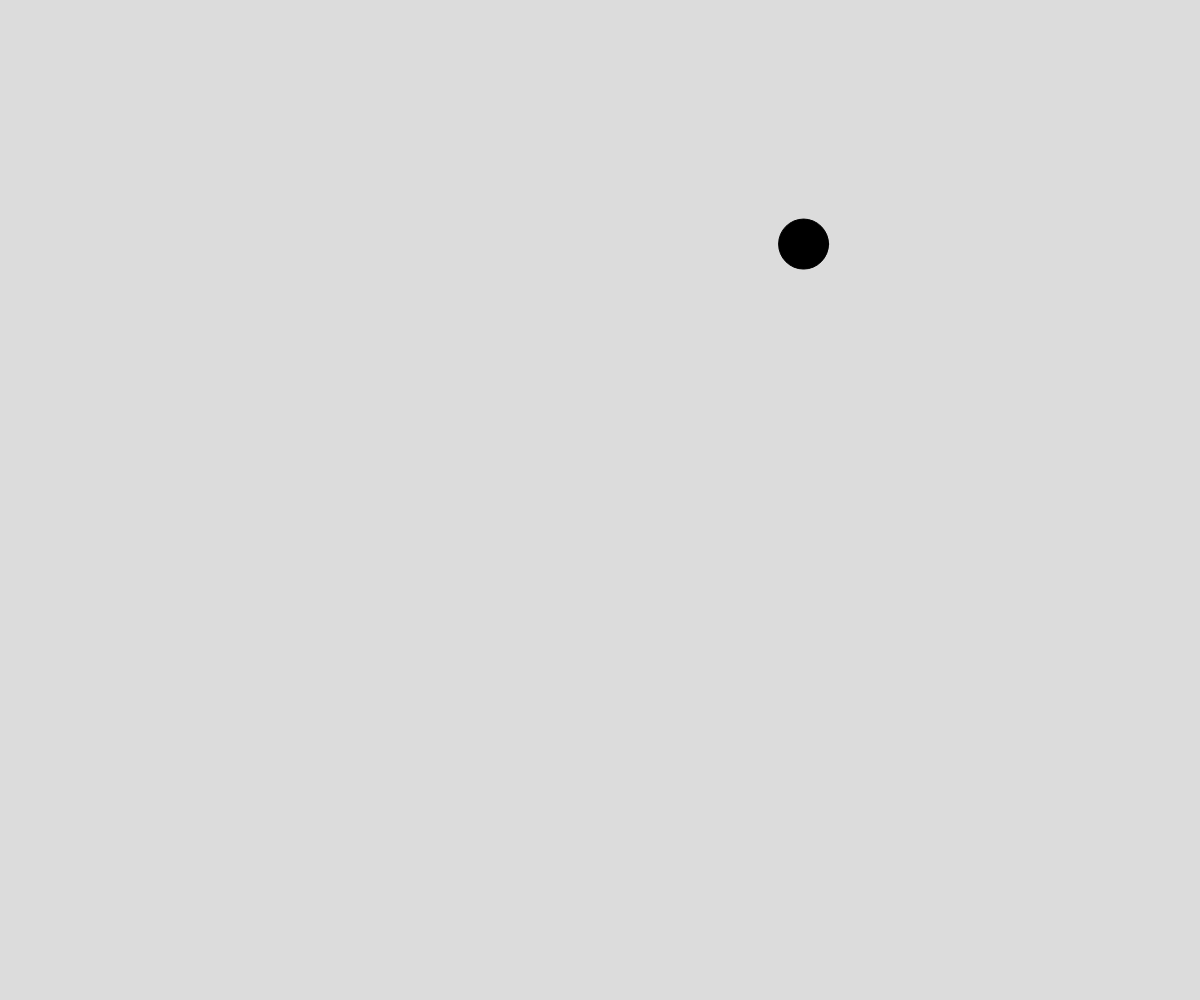
Frame 1 (no input)
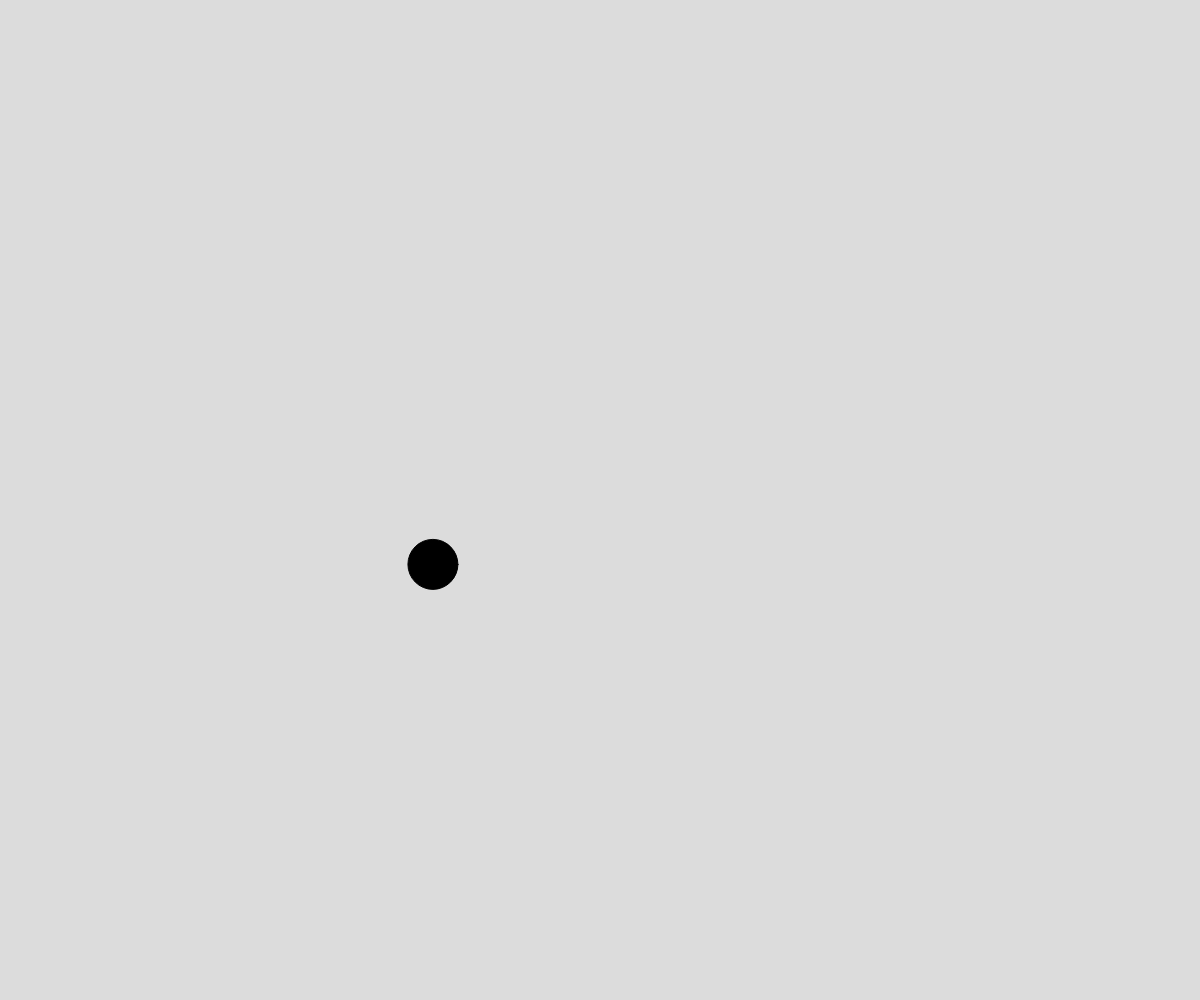
Frame 60 (no input)
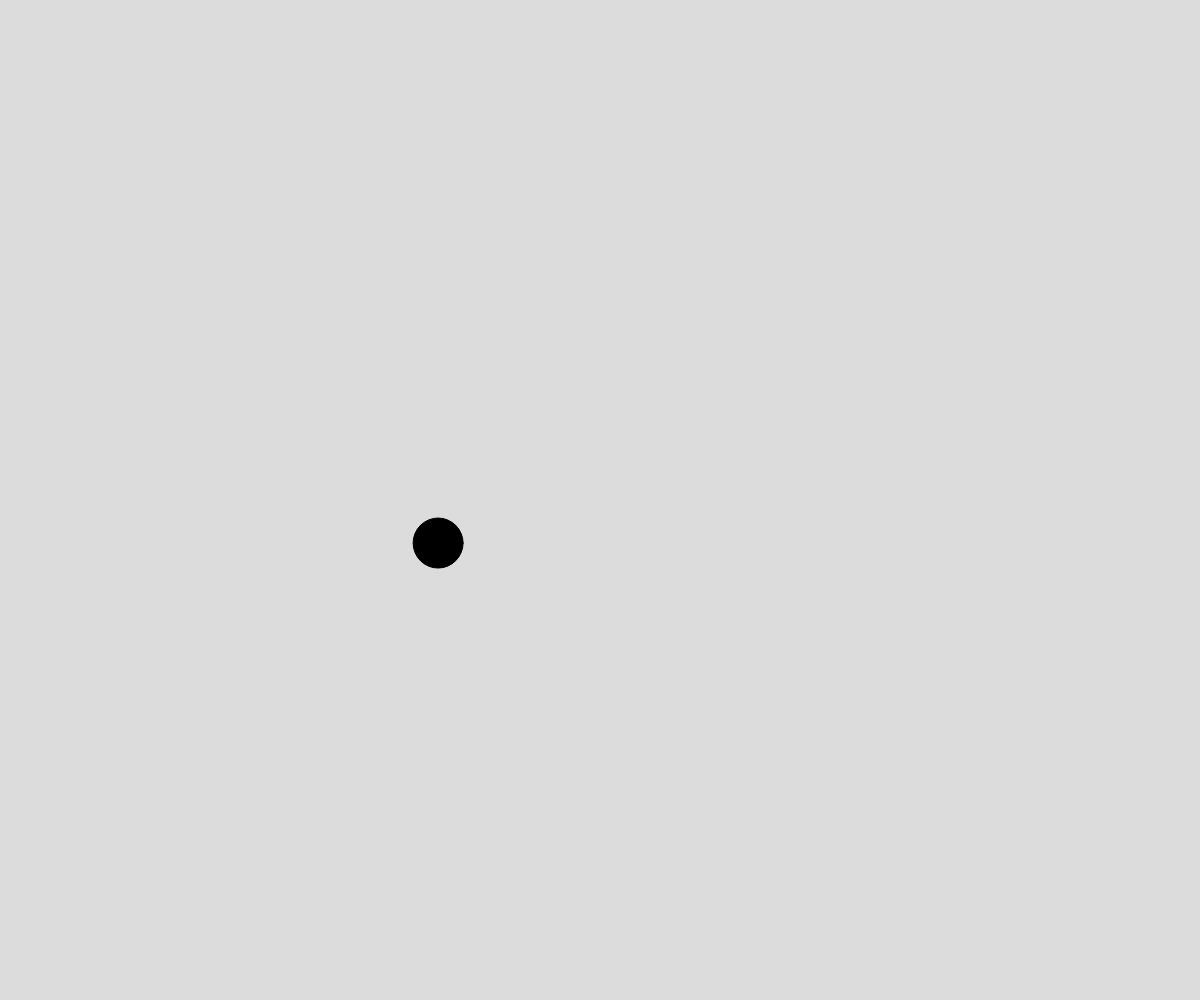
Frame 120 (the mouse pressed at the canvas centre since frame 60)

The p5.js sketch that drew these frames (run headless with seeded random() and noise() and a simulated clock; from frame 60 on, the mouse is pressed at the canvas centre):

// p5.js sketch
// ── sketch.js
// Perlin Noise Demo
// Moving a circle
// Your Name
// Date
//
// Extra for Experts:
// - describe what you did to take this project "above and beyond"

let x;
let y;
let time = 0;

function setup() {
  createCanvas(windowWidth, windowHeight);
}

function draw() {
  background(220);

  fill("black");
  x = noise(time) * width;
  y = noise(100, time) * height;
  circle(x,  y, 50);

  time += 0.01;
}
